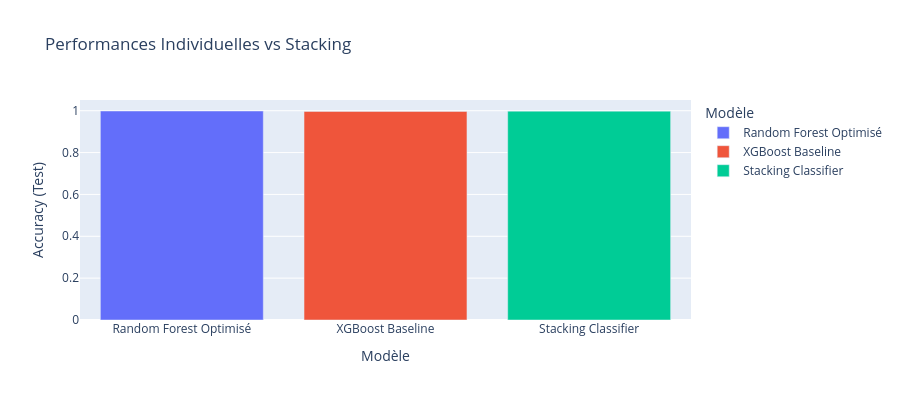

Notebook source saved alongside this figure:
### Code cell
acc_rf = accuracy_score(y_test, best_rf.predict(X_test))
acc_xgb = accuracy_score(y_test_enc, models['XGBoost'].predict(X_test))

df_stack = pd.DataFrame({
    'Modèle': ['Random Forest Optimisé', 'XGBoost Baseline', 'Stacking Classifier'],
    'Accuracy (Test)': [acc_rf, acc_xgb, stack_acc]
})

fig_stack = px.bar(df_stack, x='Modèle', y='Accuracy (Test)', color='Modèle', title='Performances Individuelles vs Stacking', height=400)
fig_stack.show()

### Figure 1 — Plotly figure (JSON) as saved in the notebook; plotly's stock layout.template omitted (floating-point values rounded to 4 significant figures)
{"data": [{"hovertemplate": "Modèle=%{x}<br>Accuracy (Test)=%{y}<extra></extra>", "legendgroup": "Random Forest Optimisé", "marker": {"color": "#636efa", "pattern": {"shape": ""}}, "name": "Random Forest Optimisé", "orientation": "v", "showlegend": true, "textposition": "auto", "type": "bar", "x": ["Random Forest Optimisé"], "xaxis": "x", "y": [0.9987], "yaxis": "y"}, {"hovertemplate": "Modèle=%{x}<br>Accuracy (Test)=%{y}<extra></extra>", "legendgroup": "XGBoost Baseline", "marker": {"color": "#EF553B", "pattern": {"shape": ""}}, "name": "XGBoost Baseline", "orientation": "v", "showlegend": true, "textposition": "auto", "type": "bar", "x": ["XGBoost Baseline"], "xaxis": "x", "y": [0.9967], "yaxis": "y"}, {"hovertemplate": "Modèle=%{x}<br>Accuracy (Test)=%{y}<extra></extra>", "legendgroup": "Stacking Classifier", "marker": {"color": "#00cc96", "pattern": {"shape": ""}}, "name": "Stacking Classifier", "orientation": "v", "showlegend": true, "textposition": "auto", "type": "bar", "x": ["Stacking Classifier"], "xaxis": "x", "y": [0.998], "yaxis": "y"}], "layout": {"barmode": "relative", "height": 400, "legend": {"title": {"text": "Modèle"}, "tracegroupgap": 0}, "title": {"text": "Performances Individuelles vs Stacking"}, "xaxis": {"anchor": "y", "categoryarray": ["Random Forest Optimisé", "XGBoost Baseline", "Stacking Classifier"], "categoryorder": "array", "domain": [0, 1], "title": {"text": "Modèle"}}, "yaxis": {"anchor": "x", "domain": [0, 1], "title": {"text": "Accuracy (Test)"}}}}
